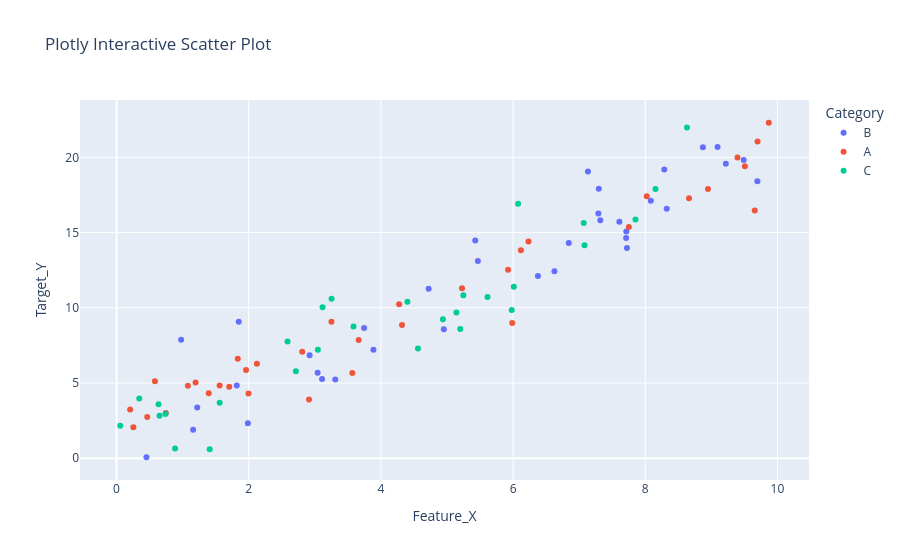

Here is the notebook cell this chart was saved with:
### Markdown cell above
# 4 : Plotlyによる対話型可視化

### Code cell
# Plotlyでインタラクティブな散布図を作成
fig = px.scatter(
    df_pandas,
    x="Feature_X",
    y="Target_Y",
    color="Category",
    title="Plotly Interactive Scatter Plot",
    hover_data=["Feature_X", "Target_Y"],
)

# Notebookでの表示
fig.show()

print("--- Plotlyによる対話型可視化に成功しました！ ---")

### Figure 1 — Plotly figure (JSON) as saved in the notebook; plotly's stock layout.template omitted (floating-point values rounded to 4 significant figures)
{"data": [{"hovertemplate": "Category=B<br>Feature_X=%{x}<br>Target_Y=%{y}<extra></extra>", "legendgroup": "B", "marker": {"color": "#636efa", "symbol": "circle"}, "mode": "markers", "name": "B", "orientation": "v", "showlegend": true, "type": "scatter", "x": [3.745, 7.32, 8.324, 1.818, 3.042, 2.921, 9.489, 8.084, 0.9767, 6.842, 1.22, 4.952, 9.093, 6.625, 5.467, 1.849, 9.696, 9.219, 0.4523, 3.887, 8.287, 5.427, 7.722, 1.987, 7.29, 7.713, 1.159, 3.309, 3.11, 7.296, 6.376, 8.872, 4.722, 7.132, 7.608, 7.71], "xaxis": "x", "y": [8.665, 15.82, 16.59, 4.831, 5.681, 6.853, 19.83, 17.11, 7.88, 14.3, 3.371, 8.566, 20.69, 12.43, 13.11, 9.078, 18.41, 19.57, 0.0657, 7.207, 19.2, 14.47, 13.97, 2.333, 16.27, 15.07, 1.889, 5.235, 5.27, 17.91, 12.11, 20.67, 11.27, 19.06, 15.72, 14.64], "yaxis": "y"}, {"hovertemplate": "Category=A<br>Feature_X=%{x}<br>Target_Y=%{y}<extra></extra>", "legendgroup": "A", "marker": {"color": "#EF553B", "symbol": "circle"}, "mode": "markers", "name": "A", "orientation": "v", "showlegend": true, "type": "scatter", "x": [9.507, 5.987, 1.56, 0.5808, 8.662, 0.2058, 9.699, 2.123, 1.834, 4.319, 2.912, 6.119, 1.395, 3.664, 1.997, 5.924, 0.4645, 1.705, 9.656, 7.751, 9.395, 8.948, 1.96, 3.568, 2.809, 8.022, 0.7455, 9.869, 6.233, 3.252, 1.196, 5.227, 4.275, 0.2542, 1.079], "xaxis": "x", "y": [19.42, 8.998, 4.834, 5.117, 17.29, 3.242, 21.06, 6.273, 6.605, 8.855, 3.898, 13.83, 4.312, 7.858, 4.308, 12.53, 2.737, 4.76, 16.48, 15.37, 19.99, 17.89, 5.867, 5.673, 7.074, 17.41, 3.011, 22.3, 14.41, 9.078, 5.036, 11.3, 10.23, 2.062, 4.812], "yaxis": "y"}, {"hovertemplate": "Category=C<br>Feature_X=%{x}<br>Target_Y=%{y}<extra></extra>", "legendgroup": "C", "marker": {"color": "#00cc96", "symbol": "circle"}, "mode": "markers", "name": "C", "orientation": "v", "showlegend": true, "type": "scatter", "x": [1.56, 6.011, 7.081, 5.248, 4.561, 7.852, 5.142, 6.075, 0.6505, 3.046, 4.402, 0.3439, 2.588, 3.117, 5.201, 5.979, 0.8849, 3.253, 2.713, 1.409, 0.05522, 8.155, 7.069, 0.7404, 3.585, 8.631, 0.6356, 5.613, 4.938], "xaxis": "x", "y": [3.681, 11.41, 14.16, 10.84, 7.291, 15.86, 9.68, 16.92, 2.816, 7.213, 10.41, 3.973, 7.758, 10.04, 8.598, 9.857, 0.6452, 10.61, 5.783, 0.6035, 2.154, 17.9, 15.64, 2.945, 8.755, 21.99, 3.584, 10.72, 9.244], "yaxis": "y"}], "layout": {"legend": {"title": {"text": "Category"}, "tracegroupgap": 0}, "title": {"text": "Plotly Interactive Scatter Plot"}, "xaxis": {"anchor": "y", "domain": [0, 1], "title": {"text": "Feature_X"}}, "yaxis": {"anchor": "x", "domain": [0, 1], "title": {"text": "Target_Y"}}}}
